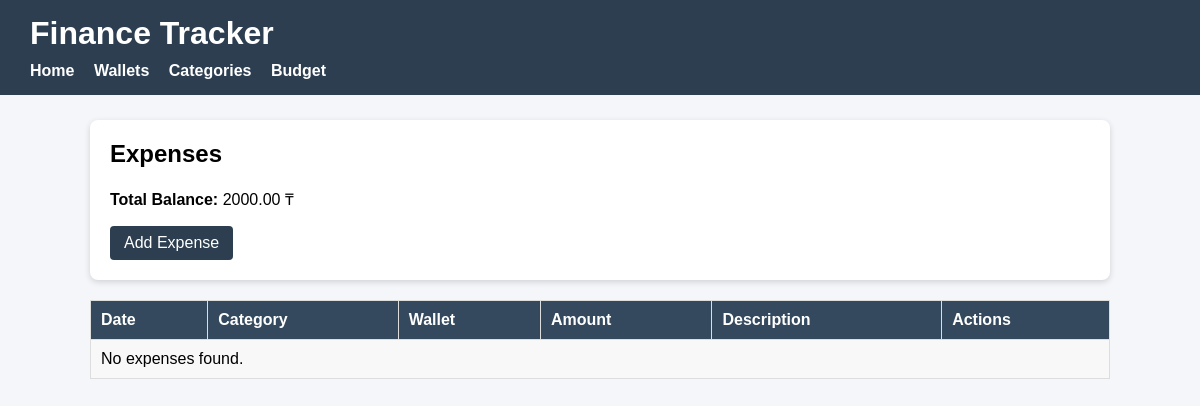
The app's page /expenses/ (signed in), older data.
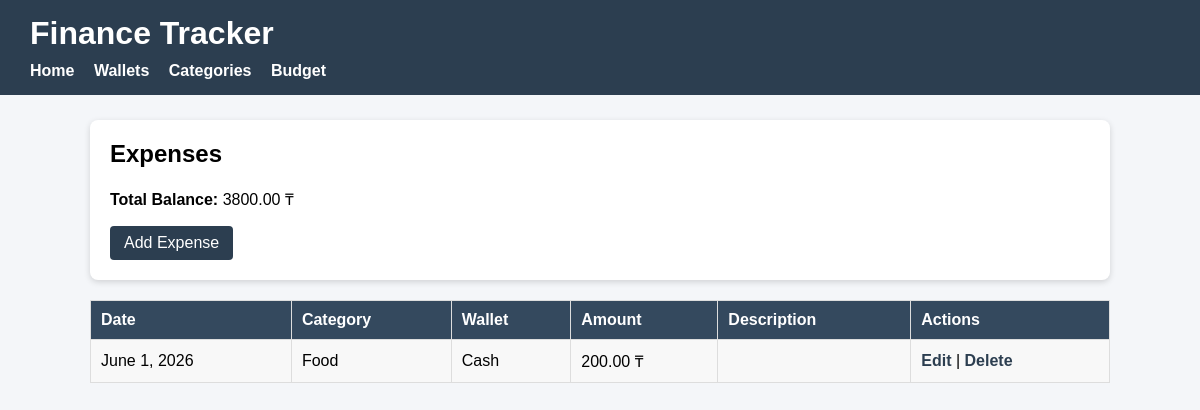
The same page, newer data.
### finance_tracker/models.py (models this page shows, shortened)
class Expense(models.Model):
    owner = models.ForeignKey(User, on_delete=models.CASCADE)
    wallet = models.ForeignKey(Wallet, on_delete=models.CASCADE)
    category = models.ForeignKey(Category, on_delete=models.CASCADE)
    amount = models.DecimalField(max_digits=10, decimal_places=2)
    description = models.TextField(blank=True)
    date = models.DateField()

class Category(models.Model):
    name = models.CharField(max_length=50)
    owner = models.ForeignKey(User, on_delete=models.CASCADE)
    def __str__(self):
        return self.name

class Wallet(models.Model):
    owner = models.ForeignKey(User, on_delete=models.CASCADE)
    name = models.CharField(max_length=50)
    balance = models.DecimalField(max_digits=10, decimal_places=2)
    def __str__(self):
        return self.name

### finance_tracker/views.py (the view)
# urls.py: path("expenses/", api_views.expense_api),
@login_required
def expenses(request):
    expenses = Expense.objects.filter(owner=request.user)
    return render(request, "expenses.html", {
        "expenses": expenses
    })

### finance_tracker/context_processors.py (called while the page is built)
def total_balance(request):
    if request.user.is_authenticated:
        wallets = Wallet.objects.filter(owner=request.user)
        total = 0
        for wallet in wallets:
            total += wallet.balance
    else:
        total = 0
    return {
        "total_balance": total
    }

### finance_tracker/templates/expenses.html (shortened to what this page needs)
{% load static %}
<!DOCTYPE html>
<html>
<head>
    <link rel="stylesheet" href="{% static 'css/style.css' %}">
</head>
<body>
<header>
<h1>Finance Tracker</h1>
<nav>
    <a href="{% url 'home' %}">Home</a>
    <a href="{% url 'wallets' %}">Wallets</a>
    <a href="{% url 'categories' %}">Categories</a>
    <a href="{% url 'budget' %}">Budget</a>
</nav>
</header>
<div class="container">
<div class="card">
<h2>Expenses</h2>
<p><strong>Total Balance:</strong> {{ total_balance }} ₸</p>
<a class="btn" href="{% url 'add_expense' %}">Add Expense</a>
</div>
<table>
<tr>
    <th>Date</th>
    <th>Category</th>
    <th>Wallet</th>
    <th>Amount</th>
    <th>Description</th>
    <th>Actions</th>
</tr>
{% for expense in expenses %}
<tr>
<td>{{ expense.date }}</td>
<td>{{ expense.category }}</td>
<td>{{ expense.wallet }}</td>
<td>{{ expense.amount }} ₸</td>
<td>{{ expense.description }}</td>
<td>
<a href="{% url 'edit_expense' expense.id %}">Edit</a> |
<a href="{% url 'delete_expense' expense.id %}">Delete</a>
</td>
</tr>
{% empty %}
<tr>
<td colspan="6">
No expenses found.
</td>
</tr>
{% endfor %}
</table>
</div>
</body>
</html>

Row changes from the older to the newer data that the page shows:
added Expense: date "June 1, 2026", category "Food", wallet "Cash", amount "200.00"
Text that changed along with them:
{{ total_balance }}: "2000.00" → "3800.00"
text no longer shown: "No expenses found."
